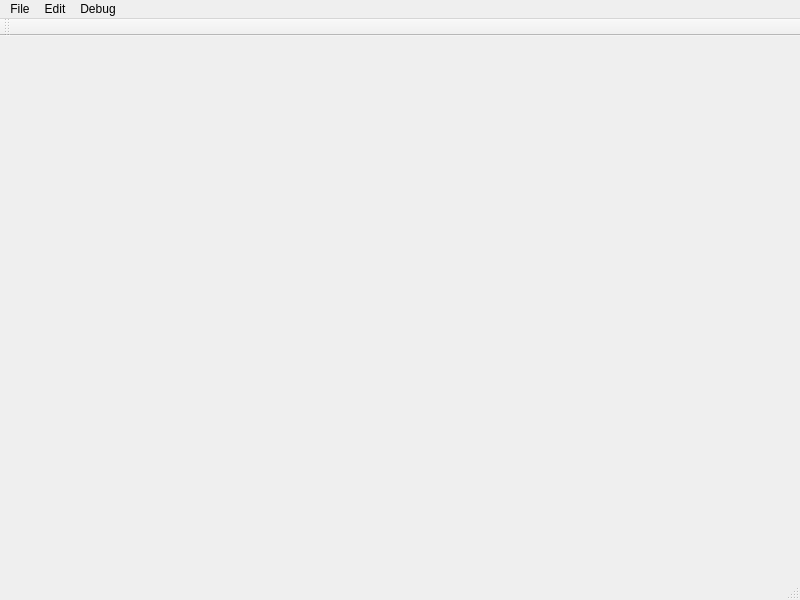
<?xml version="1.0" encoding="UTF-8"?>
<ui version="4.0">
 <class>MainWindow</class>
 <widget class="QMainWindow" name="MainWindow">
  <property name="geometry">
   <rect>
    <x>0</x>
    <y>0</y>
    <width>800</width>
    <height>600</height>
   </rect>
  </property>
  <property name="windowTitle">
   <string>MainWindow</string>
  </property>
  <widget class="QWidget" name="centralwidget"/>
  <widget class="QMenuBar" name="menubar">
   <property name="geometry">
    <rect>
     <x>0</x>
     <y>0</y>
     <width>800</width>
     <height>22</height>
    </rect>
   </property>
   <widget class="QMenu" name="menuFile">
    <property name="title">
     <string>File</string>
    </property>
   </widget>
   <widget class="QMenu" name="menuEdit">
    <property name="title">
     <string>Edit</string>
    </property>
   </widget>
   <widget class="QMenu" name="menuDebug">
    <property name="title">
     <string>Debug</string>
    </property>
    <addaction name="actionResume"/>
    <addaction name="actionStop"/>
    <addaction name="separator"/>
    <addaction name="actionStepInto"/>
    <addaction name="actionStepOver"/>
    <addaction name="actionStepOut"/>
   </widget>
   <addaction name="menuFile"/>
   <addaction name="menuEdit"/>
   <addaction name="menuDebug"/>
  </widget>
  <widget class="QStatusBar" name="statusbar"/>
  <widget class="QToolBar" name="debugToolBar">
   <property name="windowTitle">
    <string>toolBar</string>
   </property>
   <attribute name="toolBarArea">
    <enum>TopToolBarArea</enum>
   </attribute>
   <attribute name="toolBarBreak">
    <bool>false</bool>
   </attribute>
  </widget>
  <action name="actionStepOver">
   <property name="text">
    <string>Step over</string>
   </property>
  </action>
  <action name="actionStepInto">
   <property name="text">
    <string>Step into</string>
   </property>
  </action>
  <action name="actionStepOut">
   <property name="text">
    <string>Step out</string>
   </property>
  </action>
  <action name="actionResume">
   <property name="text">
    <string>Resume</string>
   </property>
  </action>
  <action name="actionStop">
   <property name="text">
    <string>Stop</string>
   </property>
  </action>
 </widget>
 <resources/>
 <connections/>
</ui>
